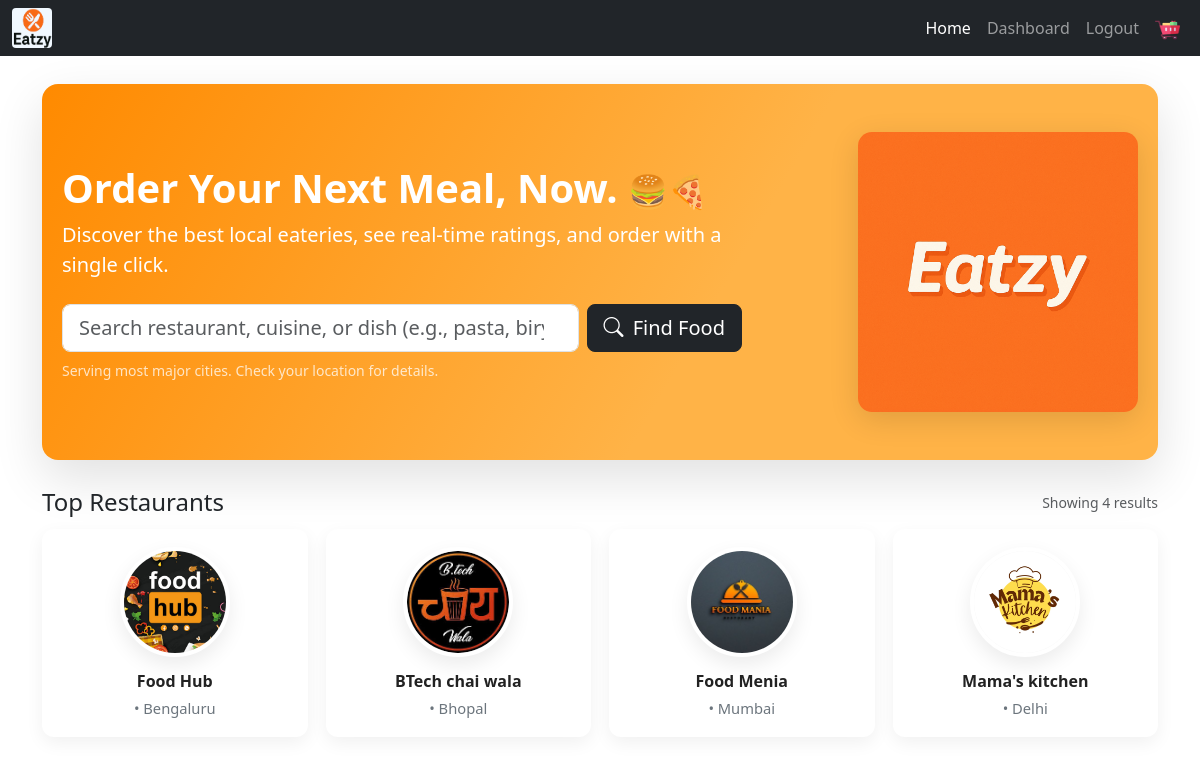
Screenshot of / (signed in) with the database file from the repository.
### venders/models.py (models this page shows, shortened)
class multiVenders(models.Model):
    user = models.OneToOneField(
        settings.AUTH_USER_MODEL,
        on_delete=models.CASCADE,
    )
    restaurent_name = models.CharField(max_length=100)
    address = models.CharField(max_length=100)
    city = models.CharField(max_length=100)
    state = models.CharField(max_length=100)
    zipcode = models.CharField(max_length=100)
    restaurent_lic = models.ImageField(upload_to='licience_pics', blank=True, null=True)
    restaurent_img = models.ImageField(upload_to='restaurent_pics', blank=True, null=True)
    is_approved = models.BooleanField(default=False)
    user_type = models.CharField(max_length=100, default='vender', editable=False)

### accounts/views.py (the view)
# urls.py: path('', views.home, name='home'),
@login_required(login_url="login")
def home(request):
    venders = multiVenders.objects.all()
    return render(request,'index.html',{'venders':venders})

### templates/index.html (shortened to what this page needs)
{% include "base.html" %}
{% load static %}
{% block start %}
<div class="container">
  <section class="hero-modern" aria-labelledby="hero-heading">
    <div class="hero d-flex flex-column flex-lg-row align-items-center justify-content-between">
      <div class="me-lg-5" style="max-width: 680px;">
        <h1 class="display-6 fw-bold mb-2">
          <span class="d-block d-sm-inline">Order Your Next Meal, Now.</span>
          <span style="font-size: 0.8em; opacity: 0.9;">🍔🍕</span>
        </h1>
        <p class="lead mb-4">
          Discover the best local eateries, see real-time ratings, and order with a single click.
        </p>
        <form method="get" action="{% url 'home' %}" class="d-flex flex-column flex-sm-row gap-2">
          <input type="search" name="q" class="form-control form-control-lg search-input"
            placeholder="Search restaurant, cuisine, or dish (e.g., pasta, biryani)" aria-label="Search"
            value="{{ request.GET.q|default:'' }}">
          <button class="btn btn-dark btn-lg flex-shrink-0" type="submit">
            <i class="bi bi-search me-1"></i> Find Food
          </button>
        </form>
        <small class="text-white mt-2 d-block opacity-75">Serving most major cities. Check your location for
          details.</small>
      </div>
      <div class="mt-4 mt-lg-0 ms-lg-3 text-center d-none d-lg-block">
        <img src="{% static 'images/banner.png' %}" alt="Eatzy banner"
          style="width:280px; max-width:40vw; border-radius:14px; box-shadow:0 8px 30px rgba(0, 0, 0, 0.12)">
      </div>
    </div>
  </section>
  <div class="top-header">
    <h3 class="h4 mb-0">Top Restaurants</h3>
    <small class="text-muted">Showing {{ venders|length }} results</small>
  </div>
  <div class="grid-wrap">
    {% for vender in venders %}
    <div class="simple-resto-card">
      <a href="{% url 'venderdetails' vender.id %}" class="text-decoration-none d-block"
        title="{{ vender.restaurent_name }}">
        {% if vender.restaurent_img %}
        <img src="{{ vender.restaurent_img.url }}" alt="{{ vender.restaurent_name }}" class="resto-thumb"
          loading="lazy">
        {% else %}
        <img src="{% static 'images/placeholder.png' %}" alt="placeholder" class="resto-thumb" loading="lazy">
        {% endif %}
        <div class="resto-name">{{ vender.restaurent_name }}</div>
        {% if vender.city %}
        <small class="resto-city">• {{ vender.city }}</small>
        {% endif %}
      </a>
    </div>
    {% empty %}
    <div class="col-12">
      <div class="alert alert-warning mb-0">No restaurants found right now. Please check back later.</div>
    </div>
    {% endfor %}
  </div>
</div>
{% endblock start %}

### templates/index.html (style rules this page uses)
.hero-modern { margin-top: 28px; padding: 48px 20px; border-radius: 16px; background: linear-gradient(120deg, #ff8a00 0%, #ffb347 60%); color: #fff; box-shadow: 0 18px 50px rgba(0, 0, 0, 0.12); overflow: visible; }
.top-header { display: flex; align-items: center; justify-content: space-between; margin-top: 28px; gap: 8px; }
.simple-resto-card { background: #fff; border-radius: 12px; padding: 18px 12px; text-align: center; transition: transform .16s ease, box-shadow .16s ease; box-shadow: 0 6px 18px rgba(0, 0, 0, 0.06); }
.resto-thumb { width: 110px; height: 110px; object-fit: cover; border-radius: 50%; border: 4px solid #fff; box-shadow: 0 8px 20px rgba(0, 0, 0, 0.08); margin: 0 auto; background: #f6f6f6; }
.resto-name { margin-top: 12px; font-weight: 700; color: #222; font-size: 1rem; }
.resto-city { display: block; color: #6c757d; font-size: 0.92rem; margin-top: 4px; }
.grid-wrap { display: grid; gap: 18px; grid-template-columns: repeat(2, 1fr); margin-top: 12px; }
@media (min-width:576px) { .grid-wrap { grid-template-columns: repeat(3, 1fr); } }
@media (min-width:768px) { .grid-wrap { grid-template-columns: repeat(4, 1fr); } }

### rows the page displays
multiVenders: restaurent_img (picture), restaurent_name "Food Hub", city "Bengaluru"
multiVenders: restaurent_img (picture), restaurent_name "BTech chai wala", city "Bhopal"
multiVenders: restaurent_img (picture), restaurent_name "Food Menia", city "Mumbai"
multiVenders: restaurent_img (picture), restaurent_name "Mama's kitchen", city "Delhi"

### other values shown
{{ venders|length }} "4"
